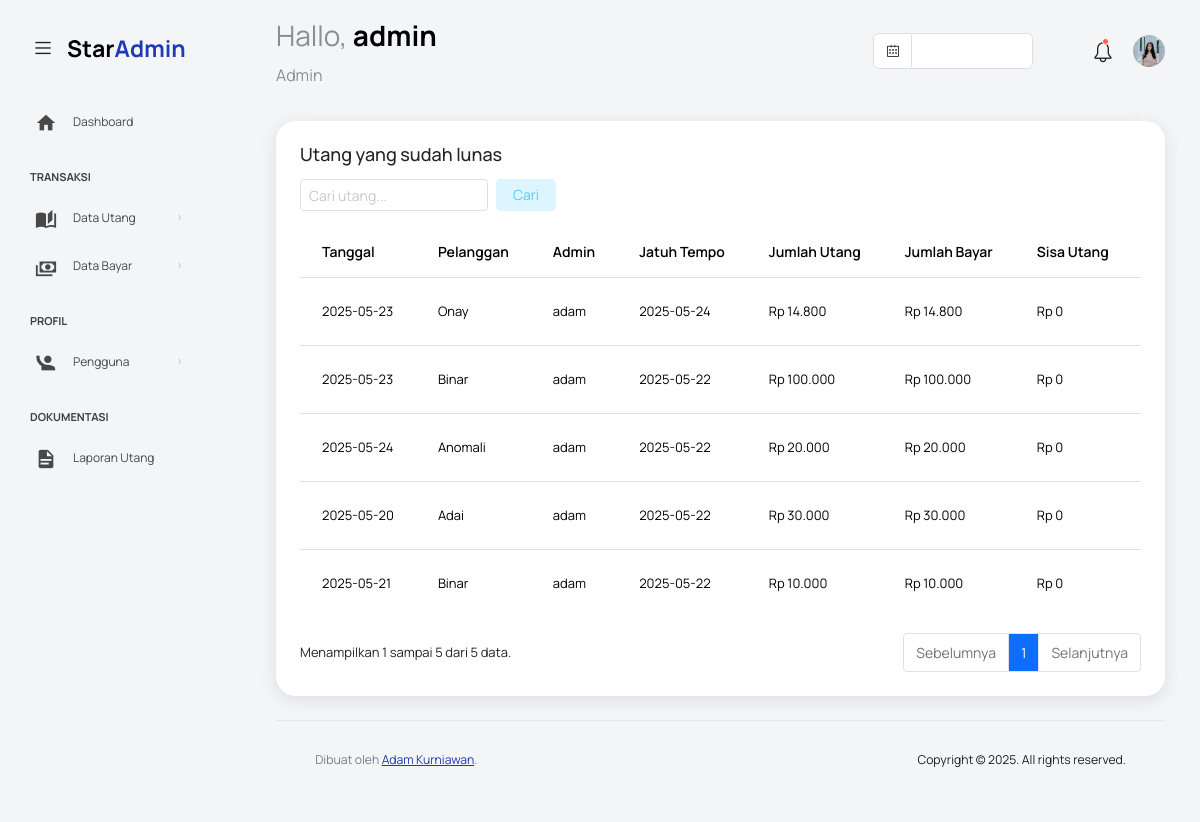
Screenshot of /admin/sudah_lunas.php (signed in) with the database file from the repository.
### tables this page shows
CREATE TABLE `utang` (
  `id_utang` int(11) NOT NULL,
  `id_pelanggan` int(11) NOT NULL,
  `id_admin` int(11) NOT NULL,
  `tanggal` date NOT NULL,
  `jatuh_tempo` date NOT NULL,
  `jumlah_utang` int(11) NOT NULL,
  `status` enum('sudah_lunas','belum_lunas') NOT NULL
);

CREATE TABLE `pelanggan` (
  `id_pelanggan` int(11) NOT NULL,
  `nama_pelanggan` varchar(100) NOT NULL,
  `no_hp_pelanggan` varchar(20) NOT NULL,
  `email` varchar(50) NOT NULL,
  `alamat` varchar(255) NOT NULL
);

### admin/sudah_lunas.php (the view, shortened to what this page needs)
<?php
include '../koneksi/koneksi.php';
?>
<!DOCTYPE html>
<html lang="en">
<head>
  <link href="https://cdn.jsdelivr.net/npm/bootstrap@5.3.3/dist/css/bootstrap.min.css" rel="stylesheet">
  <link rel="stylesheet" href="../vendors/feather/feather.css">
  <link rel="stylesheet" href="../vendors/mdi/css/materialdesignicons.min.css">
  <link rel="stylesheet" href="../vendors/ti-icons/css/themify-icons.css">
  <link rel="stylesheet" href="../vendors/typicons/typicons.css">
  <link rel="stylesheet" href="../vendors/simple-line-icons/css/simple-line-icons.css">
  <link rel="stylesheet" href="../vendors/css/vendor.bundle.base.css">
  <link rel="stylesheet" href="../vendors/datatables.net-bs4/dataTables.bootstrap4.css">
  <link rel="stylesheet" href="../js/select.dataTables.min.css">
  <link rel="stylesheet" href="../css/vertical-layout-light/style.css">
</head>
<body>
  <div class="container-scroller">
  <?php include 'partials/navbar.php'; ?>
    <div class="container-fluid page-body-wrapper">
      <?php include 'partials/sidebar.php'; ?>
      <div class="main-panel">
        <div class="content-wrapper">
          <div class="row">
            <div class="col-lg-12 grid-margin stretch-card">
              <div class="card">
                <div class="card-body">
                    <div class="d-flex justify-content-between align-items-center mb-3">
                        <h4 class="mb-0">Utang yang sudah lunas</h4>
                    </div>
                    <form method="GET" class="d-flex align-items-center gap-2 mb-3" style="max-width: 100%;">
                      <input
                          type="text"
                          id="searchInput"
                          name="search"
                          class="form-control form-control-sm w-auto"
                          placeholder="Cari utang..."
                          value="<?php echo isset($_GET['search']) ? htmlspecialchars($_GET['search']) : ''; ?>"
                          style="max-width: 350px; padding: 0.5rem;"
                      >
                      <?php if (!empty($_GET['search'])) { ?>
                          <button type="submit" class="btn btn-inverse-info" style="padding: 0.5rem 1rem;">
                              Cari
                          </button>
                          <a href="sudah_lunas.php" class="btn btn-inverse-danger" style="padding: 0.5rem 1rem;">
                              Batal Cari
                          </a>
                      <?php } else { ?>
                          <button type="submit" class="btn btn-inverse-info" style="padding: 0.5rem 1rem;">
                              Cari
                          </button>
                      <?php } ?>
                    </form>
                    <div class="table-responsive">
                      <table class="table table-hover">
                        <thead>
                          <tr>
                            <th>Tanggal</th>
                            <th>Pelanggan</th>
                            <th>Admin</th>
                            <th>Jatuh Tempo</th>
                            <th>Jumlah Utang</th>
                            <th>Jumlah Bayar</th>
                            <th>Sisa Utang</th>
                            <th>Status</th>
                          </tr>
                        </thead>
                        <tbody id="pelangganTable">
                        <?php
                          $search = isset($_GET['search']) ? mysqli_real_escape_string($koneksi, $_GET['search']) : '';
                          $limit = 5;
                          $page = isset($_GET['page']) ? $_GET['page'] : 1;
                          $start = ($page - 1) * $limit;
                          if (!empty($search)) {
                              $query_total = "SELECT COUNT(*)
                                              FROM utang
                                              LEFT JOIN pelanggan ON utang.id_pelanggan = pelanggan.id_pelanggan
                                              LEFT JOIN admin ON utang.id_admin = admin.id_admin
                                              WHERE utang.status = 'sudah_lunas' AND (
                                                  pelanggan.nama_pelanggan LIKE '%$search%' OR
                                                  admin.nama_admin LIKE '%$search%' OR
                                                  utang.tanggal LIKE '%$search%' OR
                                                  utang.jumlah_utang LIKE '%$search%'
                                              )";
                              $result_total = mysqli_query($koneksi, $query_total);
                              $row_total = mysqli_fetch_array($result_total);
                              $total_records = $row_total[0];
                              $query = "SELECT utang.*, pelanggan.nama_pelanggan, admin.nama_admin,
                                              IFNULL(SUM(bayar.jumlah_bayar), 0) AS jumlah_bayar
                                        FROM utang
                                        LEFT JOIN pelanggan ON utang.id_pelanggan = pelanggan.id_pelanggan
                                        LEFT JOIN admin ON utang.id_admin = admin.id_admin
                                        LEFT JOIN bayar ON utang.id_utang = bayar.id_utang
                                        WHERE utang.status = 'sudah_lunas' AND (
                                            pelanggan.nama_pelanggan LIKE '%$search%' OR
                                            admin.nama_admin LIKE '%$search%' OR
                                            utang.tanggal LIKE '%$search%' OR
                                            utang.jumlah_utang LIKE '%$search%'
                                        )
                                        GROUP BY utang.id_utang
                                        ORDER BY utang.id_utang DESC
                                        LIMIT $start, $limit
                                        ";
                              $result = mysqli_query($koneksi, $query);
                              $start_range = 1;
                              $end_range = $total_records;
                          } else {
                              $query_total = "SELECT COUNT(*)
                                              FROM utang
                                              WHERE status = 'sudah_lunas'";
                              $result_total = mysqli_query($koneksi, $query_total);
                              $row_total = mysqli_fetch_array($result_total);
                              $total_records = $row_total[0];
                              $total_pages = ceil($total_records / $limit);
                              $query = "SELECT utang.*, pelanggan.nama_pelanggan, admin.nama_admin,
                                        IFNULL(SUM(bayar.jumlah_bayar), 0) AS jumlah_bayar
                                        FROM utang
                                        LEFT JOIN pelanggan ON utang.id_pelanggan = pelanggan.id_pelanggan
                                        LEFT JOIN admin ON utang.id_admin = admin.id_admin
                                        LEFT JOIN bayar ON utang.id_utang = bayar.id_utang
                                        WHERE utang.status = 'sudah_lunas'
                                        GROUP BY utang.id_utang
                                        ORDER BY utang.id_utang DESC
                                        LIMIT $start, $limit
                                        ";
                                        $result = mysqli_query($koneksi, $query);
                              $start_range = $start + 1;
                              $end_range = min($start + $limit, $total_records);
                          }
                          while ($row = mysqli_fetch_assoc($result)) {
                            $jumlah_bayar = $row['jumlah_bayar'];
                            $sisa_utang = $row['jumlah_utang'] - $jumlah_bayar;
                            echo "<tr>";
                            echo "<td>" . htmlspecialchars($row['tanggal']) . "</td>";
                            echo "<td>" . htmlspecialchars($row['nama_pelanggan']) . "</td>";
                            echo "<td>" . htmlspecialchars($row['nama_admin']) . "</td>";
                            echo "<td>" . htmlspecialchars($row['jatuh_tempo']) . "</td>";
                            echo "<td>Rp " . number_format($row['jumlah_utang'], 0, ',', '.') . "</td>";
                            echo "<td>Rp " . number_format($jumlah_bayar, 0, ',', '.') . "</td>";
                            echo "<td>Rp " . number_format($sisa_utang, 0, ',', '.') . "</td>";
                            $status_label = $row['status'] == 'sudah_lunas'
                                            ? '<label class="badge badge-success">Lunas</label>'
                                            : '<label class="badge badge-danger">Belum Lunas</label>';
                            echo "<td>$status_label</td>";
                            echo "</tr>";
                        }
                          ?>
                        </tbody>
                      </table>
                      <?php if ($search == '') { ?>
                      <div class="d-flex justify-content-between align-items-center mt-3">
                        <div>
                          <p class="mb-0">
                            Menampilkan <?php echo $start_range; ?> sampai <?php echo $end_range; ?> dari <?php echo $total_records; ?> data.
                          </p>
                        </div>
                        <div>
                          <nav aria-label="Page navigation">
                            <ul class="pagination mb-0">
                              <li class="page-item <?php if ($page <= 1) echo 'disabled'; ?>">
                                <a class="page-link" href="?page=<?php echo $page - 1; ?>">Sebelumnya</a>
                              </li>
                              <?php for ($i = 1; $i <= $total_pages; $i++) { ?>
                                <li class="page-item <?php if ($i == $page) echo 'active'; ?>">
                                  <a class="page-link" href="?page=<?php echo $i; ?>"><?php echo $i; ?></a>
                                </li>
                              <?php } ?>
                              <li class="page-item <?php if ($page >= $total_pages) echo 'disabled'; ?>">
                                <a class="page-link" href="?page=<?php echo $page + 1; ?>">Selanjutnya</a>
                              </li>
                            </ul>
                          </nav>
                        </div>
                      <?php } ?>
                  </div>
                </div>
              </div>
            </div>
          </div>
        </div>
        <div class="position-fixed bottom-0 end-0 p-3" style="z-index: 11">
        </div>
        <?php include 'partials/footer.php'; ?>
      </div>
    </div>
  </div>
</body>
</html>

### rows the page displays
utang: tanggal "2025-05-23", id_pelanggan.nama_pelanggan "Onay", id_admin.nama_admin "adam", jatuh_tempo "2025-05-24", jumlah_utang "14.800", jumlah_bayar "14.800", sisa_utang "0"
utang: tanggal "2025-05-23", id_pelanggan.nama_pelanggan "Binar", id_admin.nama_admin "adam", jatuh_tempo "2025-05-22", jumlah_utang "100.000", jumlah_bayar "100.000", sisa_utang "0"
utang: tanggal "2025-05-24", id_pelanggan.nama_pelanggan "Anomali", id_admin.nama_admin "adam", jatuh_tempo "2025-05-22", jumlah_utang "20.000", jumlah_bayar "20.000", sisa_utang "0"
utang: tanggal "2025-05-20", id_pelanggan.nama_pelanggan "Adai", id_admin.nama_admin "adam", jatuh_tempo "2025-05-22", jumlah_utang "30.000", jumlah_bayar "30.000", sisa_utang "0"
utang: tanggal "2025-05-21", id_pelanggan.nama_pelanggan "Binar", id_admin.nama_admin "adam", jatuh_tempo "2025-05-22", jumlah_utang "10.000", jumlah_bayar "10.000", sisa_utang "0"

### other values shown
$_SESSION['nama_admin'] "admin"
$start_range "1"
$end_range "5"
$total_records "5"
